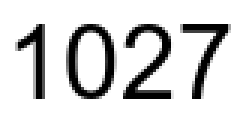
#> input picture asserts/1027.png, 80 x 38 px, found by its file name (shown 3 times larger)
$ python config.py
#> lines starting #> are read from the running program, lines starting #| are printed output that depends on the picture; after the words box and inside, x2 and y2 are one past the last pixel; in counts of white or black regions, pixels touching at a corner belong together
from PIL import Image
import numpy as np


CANVAS_WIDTH = 1000
CANVAS_HEIGHT = 600

STUDENT_ID = "1027"
WATERMARK = (255 - np.array(Image.open(f"./asserts/{STUDENT_ID}.png"))) > 0
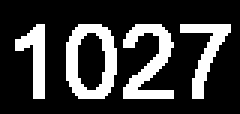
#> WATERMARK: shape (38, 80, 3) bool (shown 3 times larger); 23.4% white; 4 white regions, box (x1, y1, x2, y2) and area: (22, 8, 39, 33) 229, (41, 8, 58, 33) 208, (60, 8, 77, 33) 148, (5, 8, 15, 33) 126
